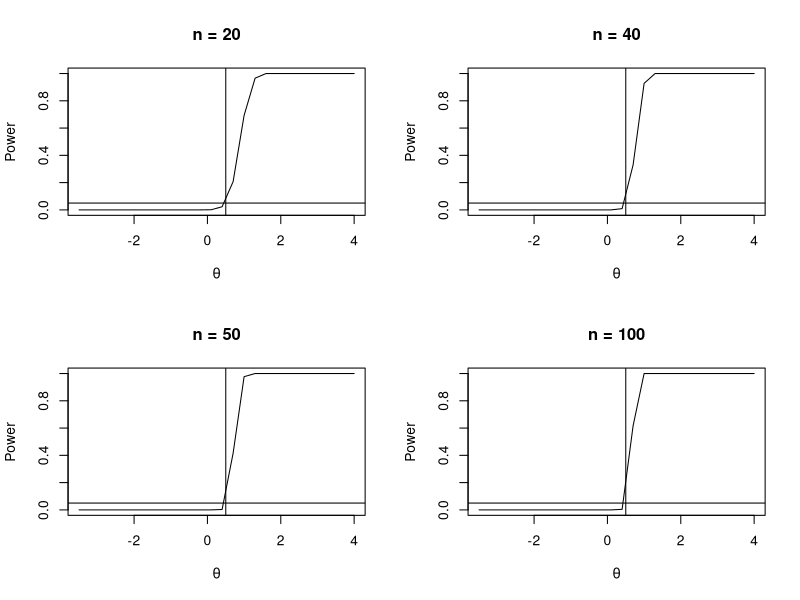

This figure's R source:
m <- 1000            #number of replicas
mu_verd <- 1/2       #true value of the population parameter
sigma <- 1          #variance parameter of the population
mu_test <- c(seq(-3.5, 4, .3))   #test values
M <- length(mu_test)              #number of Monte Carlo replicas
power <- numeric(M)               #vector to storage the empirrical power of the test
nobs <- c(20, 40, 50, 100)        #sampling size
power_nobs <- matrix(0,length(nobs),M)
c <- 1
for(j in nobs) {
  for (i in 1:M) {
    mu <- mu_test[i]
    p_value <- replicate(m, expr = {
      x <- rnorm(j, mu, sigma)
      test_t <- t.test(x, alternative = "greater", mu = mu_verd)
      test_t$p.value})
    power[i] <- mean(p_value <= 0.05)
  }
  power_nobs[c,] <- power
  c = c+1
}

#Plots to see the performance varying n
par(mfrow=c(2,2))
plot(mu_test, power_nobs[1,], type = "l", xlab = bquote(theta), ylab = "Power", main = "n = 20")
abline(v = mu_verd, lty = 1)
abline(h = .05, lty = 1)
plot(mu_test, power_nobs[2,], type = "l", xlab = bquote(theta), ylab = "Power", main = "n = 40")
abline(v = mu_verd, lty = 1)
abline(h = .05, lty = 1)
plot(mu_test, power_nobs[3,], type = "l", xlab = bquote(theta), ylab = "Power", main = "n = 50")
abline(v = mu_verd, lty = 1)
abline(h = .05, lty = 1)
plot(mu_test, power_nobs[4,], type = "l", xlab = bquote(theta), ylab = "Power", main = "n = 100")
abline(v = mu_verd, lty = 1)
abline(h = .05, lty = 1)
